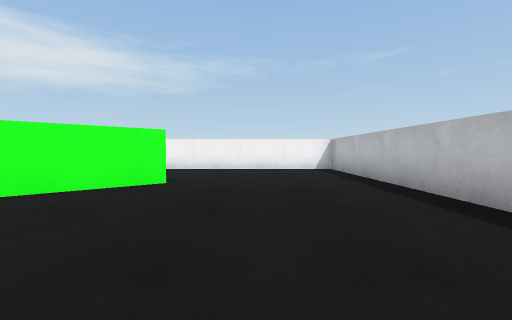
view 1 (above)

18 first-person views from a walk through a Webots world. The camera is 0.06 m above the floor, tilts 2° down and sees 90° across. The floor is counted in squares, 0.1 m on a side. Each view is taken from the middle of a square. On the plan, view 1 faces up. The plan holds only what a view shows up to about 9 squares ahead; the rest is blank. The robots in the file are not drawn. Webots' stock objects and surfaces are drawn as simple stand-ins.

view 2
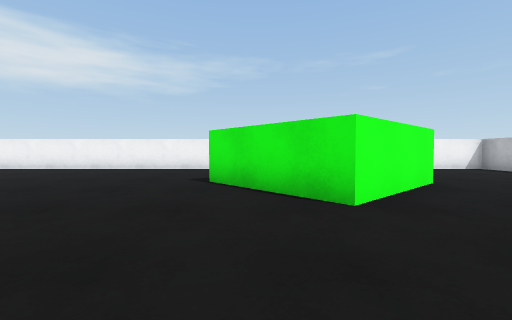

view 3
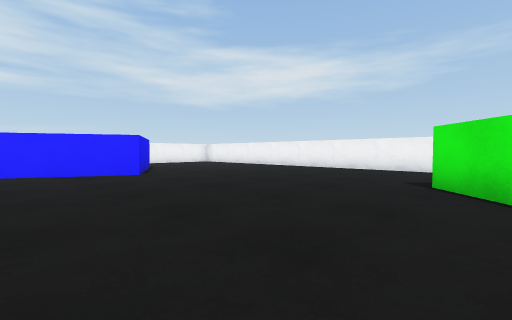

view 4
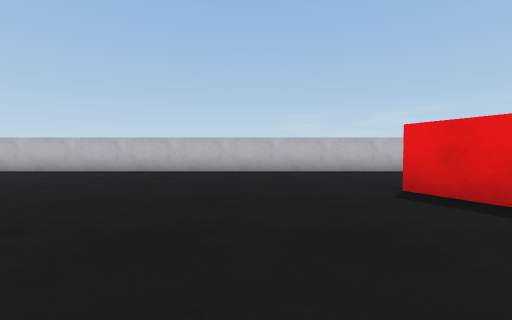

view 5
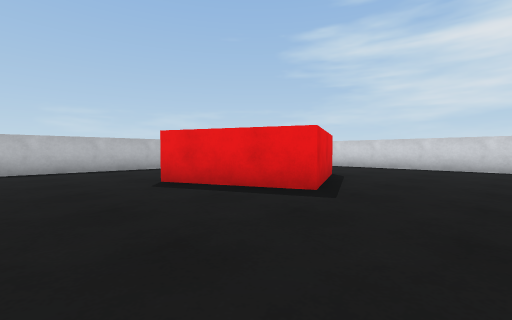

view 6
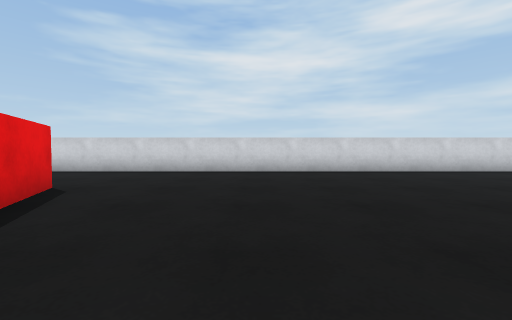

view 7
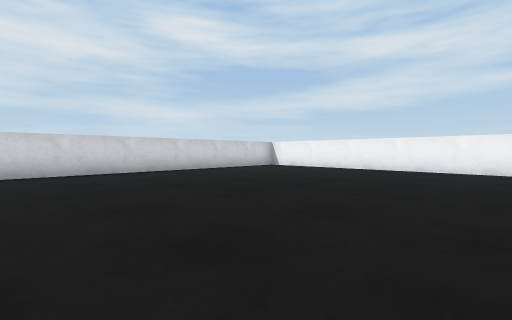

view 8
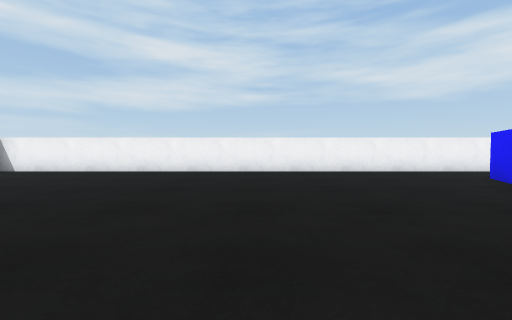

view 9
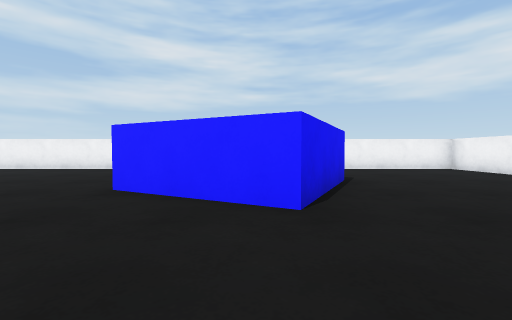

view 10
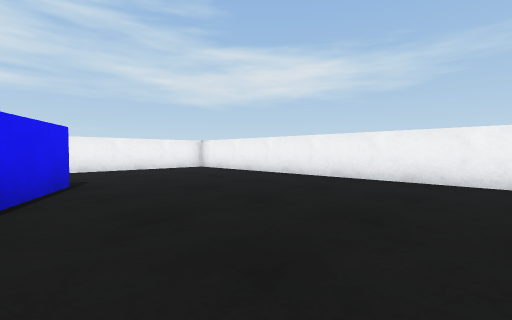

view 11
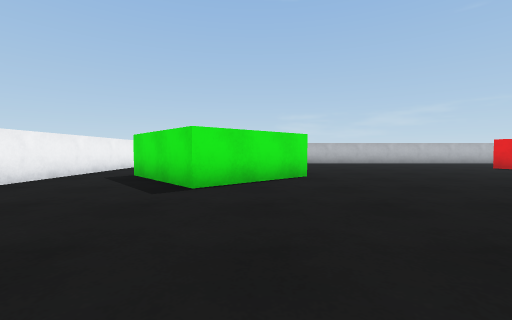

view 12
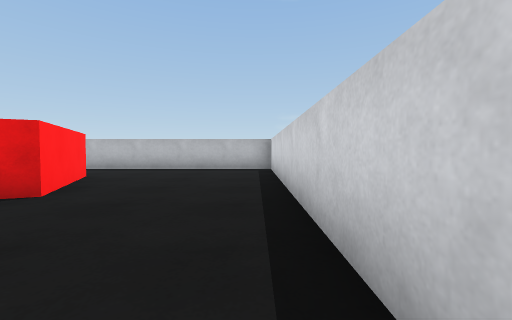

view 13
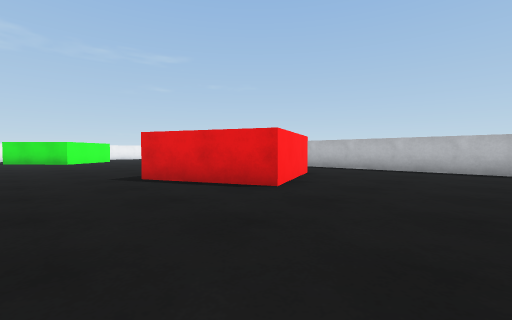

view 14
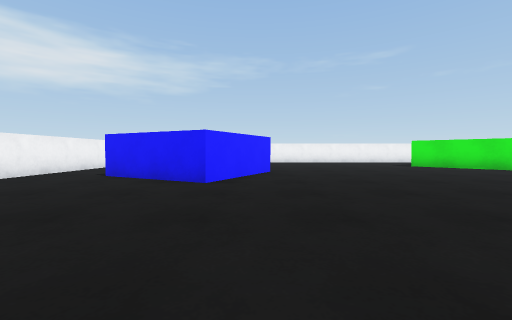

view 15
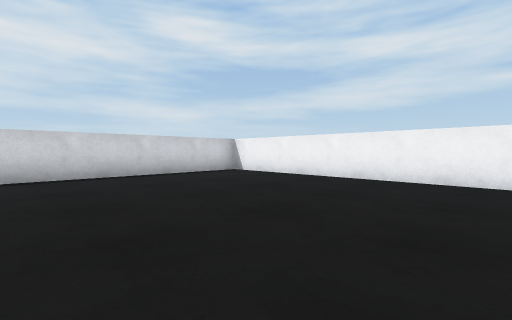

view 16
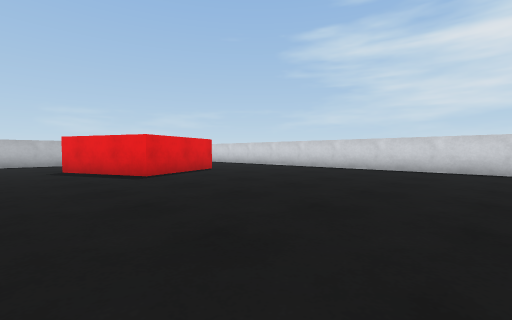

view 17
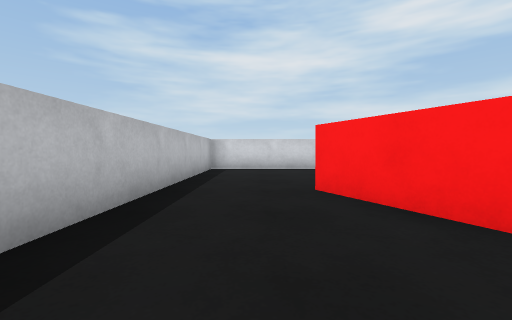

view 18
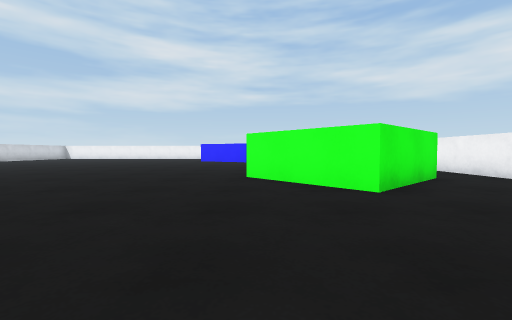

### Floor plan
Key: @ floor where view 1 was taken; # wall or solid block; . floor; B green box; L blue box; R red box.
Columns run from 18 left of view 1 to 3 right of it. Each row starts with its distance up from view 1.
  9 ######################
  8 #....................#
  7 #.............B......#
  6 #............BBB.....#
  5 #...........BB  B....#
  4 #...L........BBB.....#
  3 #.  LL........B......#
  2 #..   L..............#
  1 #..LLL...............#
  0 #....L............@..#
 -1 #....................#
 -2 #....................#
 -3 #....................#
 -4 #................R...#
 -5 #..............RRR...#
 -6 #.............RR R...#
 -7 #..............R RR..#
 -8 #..............RR....#
 -9 #....................#
-10 #....................#
-11 #....................#
-12 ######################

Positions as (right, up) in squares from view 1, and headings:
1: (0, 0), facing up
2: (-5, 0), facing up
3: (-5, 0), facing up-left
4: (-5, -2), facing right
5: (-6, -2), facing down-right
6: (-6, -4), facing down
7: (-9, -4), facing down-left
8: (-10, -4), facing left
9: (-9, 2), facing left
10: (-9, 3), facing up-left
11: (-10, 4), facing right
12: (-6, -11), facing right
13: (-6, -11), facing up-right
14: (-12, -5), facing up
15: (-12, -5), facing down-left
16: (-10, -3), facing down-right
17: (1, -3), facing down
18: (2, 3), facing left
